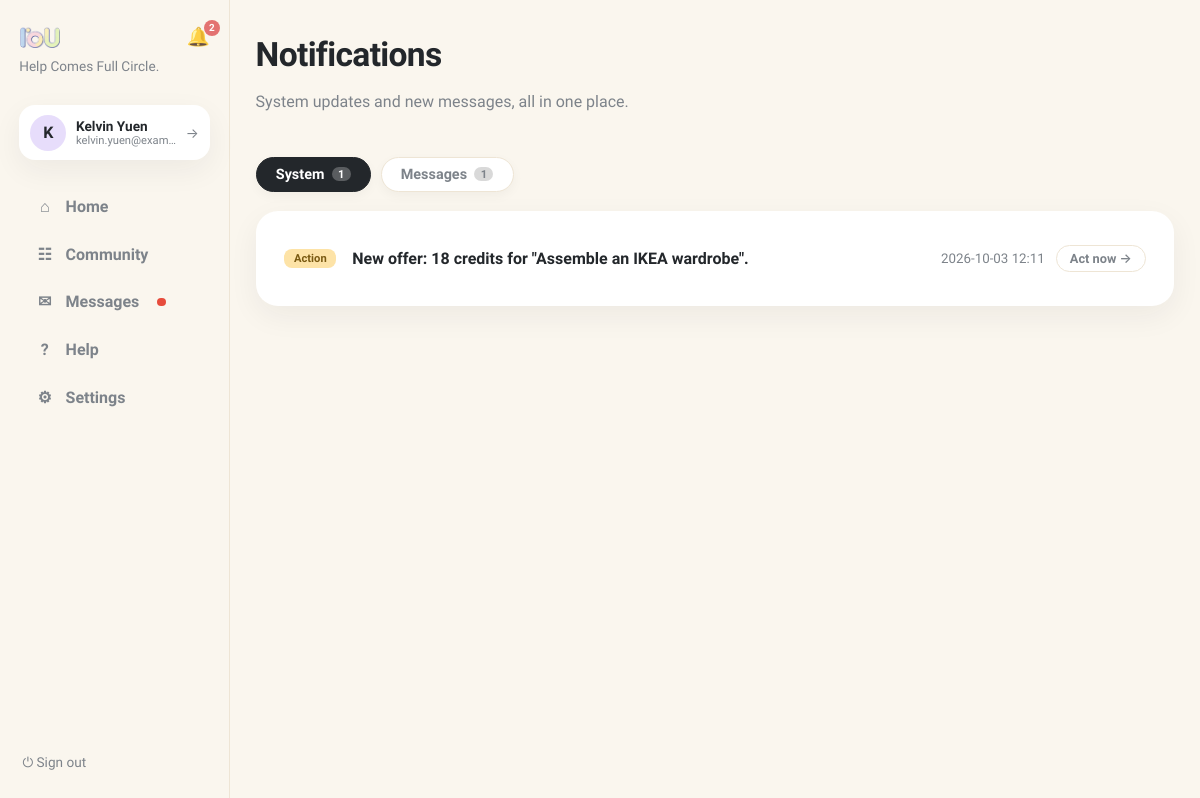
The page /notifications (signed in) on the database as committed earlier.
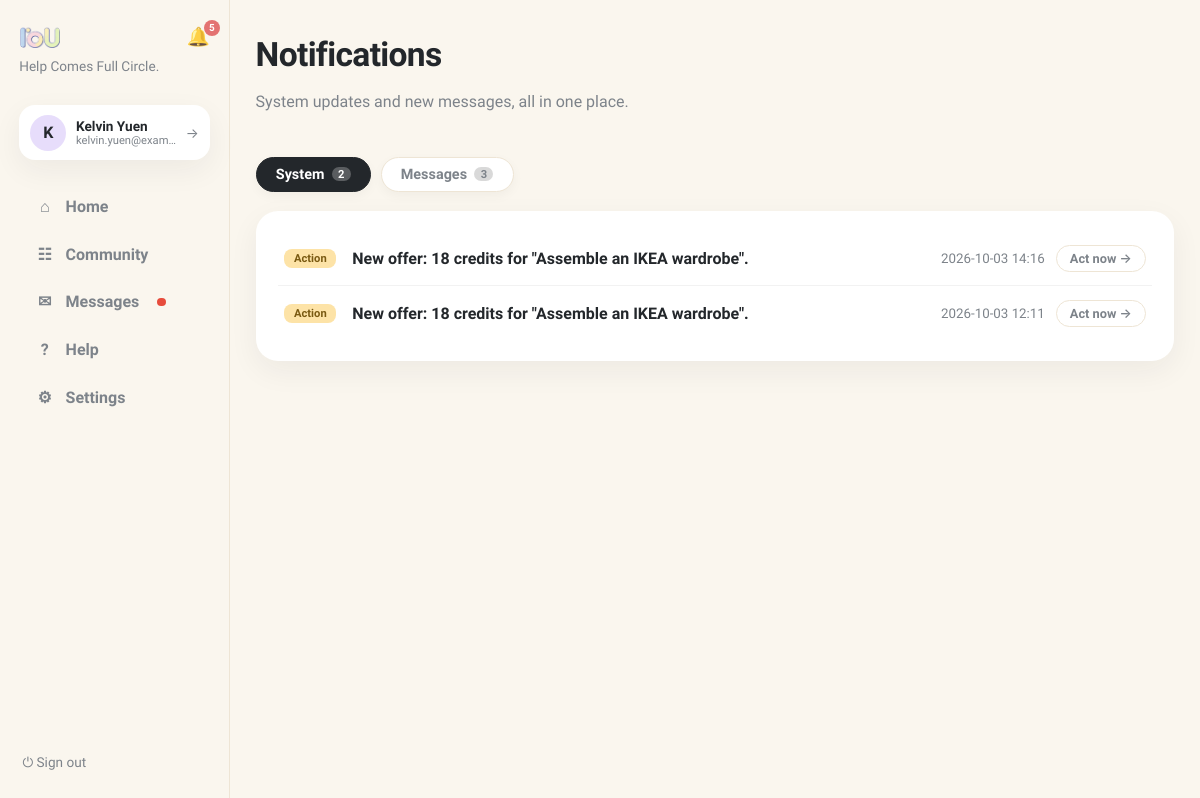
The same page on the database as committed later.
### tables this page shows
CREATE TABLE users (
                id INTEGER PRIMARY KEY, name TEXT NOT NULL, email TEXT UNIQUE NOT NULL,
                password TEXT NOT NULL, balance INTEGER NOT NULL DEFAULT 0,
                held_balance INTEGER NOT NULL DEFAULT 0,
                is_moderator INTEGER NOT NULL DEFAULT 0
            , language TEXT NOT NULL DEFAULT 'en', address TEXT, district TEXT, hkid TEXT, address_id TEXT, age INTEGER, birthday TEXT, skills TEXT NOT NULL DEFAULT '', community_helper INTEGER NOT NULL DEFAULT 0, created_at TEXT, consent_analytics INTEGER NOT NULL DEFAULT 0);

CREATE TABLE notifications (
                id INTEGER PRIMARY KEY, user_id INTEGER NOT NULL,
                body TEXT NOT NULL, link TEXT NOT NULL DEFAULT '/',
                is_read INTEGER NOT NULL DEFAULT 0, kind TEXT NOT NULL DEFAULT 'info',
                created_at TEXT NOT NULL,
                FOREIGN KEY(user_id) REFERENCES users(id)
            );

### app.py (the view)
@app.get("/notifications", response_class=HTMLResponse)
def notifications_page(request: Request, tab: str = "system"):
    user = current_user(request)
    if not user:
        return RedirectResponse("/login", status_code=303)
    with db() as connection:
        notifs = connection.execute(
            "SELECT * FROM notifications WHERE user_id=? ORDER BY created_at DESC LIMIT 50",
            (user["id"],)).fetchall()
        threads = connection.execute(
            """SELECT r.id, r.title, r.status, r.requester_id, r.provider_id,
                      ru.name requester_name, pu.name provider_name,
                      (SELECT body FROM messages WHERE request_id=r.id ORDER BY id DESC LIMIT 1) last_body,
                      (SELECT created_at FROM messages WHERE request_id=r.id ORDER BY id DESC LIMIT 1) last_at
               FROM requests r
               JOIN users ru ON ru.id=r.requester_id
               LEFT JOIN users pu ON pu.id=r.provider_id
               WHERE (r.requester_id=? OR r.provider_id=?
                      OR EXISTS (SELECT 1 FROM request_participants rp
                                 WHERE rp.request_id=r.id AND rp.user_id=?))
                 AND EXISTS (SELECT 1 FROM messages WHERE request_id=r.id)
               ORDER BY last_at DESC""",
            (user["id"], user["id"], user["id"])).fetchall()
    return render(request, "notifications.html", page="notifications",
                  notifs=notifs, threads=threads, tab=tab)

### templates/notifications.html (shortened to what this page needs)
{% extends "base.html" %}
{% block content %}
<header class="page-head">
  <div>
    <h1>Notifications</h1>
    <p class="muted">System updates and new messages, all in one place.</p>
  </div>
</header>
<div class="notif-tabs">
  <a class="tab {% if tab == 'system' %}active{% endif %}" href="/notifications?tab=system">System{% if notifs %}<span class="tab-count">{{ notifs|selectattr('is_read','equalto',0)|list|length }}</span>{% endif %}</a>
  <a class="tab {% if tab == 'messages' %}active{% endif %}" href="/notifications?tab=messages">Messages{% if unread_msgs %}<span class="tab-count">{{ unread_msgs }}</span>{% endif %}</a>
</div>
{% if tab == 'system' %}
<div class="card notif-card">
  {% for n in notifs %}
  <div class="notif-row {% if not n.is_read %}unread{% endif %}">
    <span class="notif-kind k-{{ n.kind or 'info' }}">{% if (n.kind or 'info') == 'action' %}Action{% elif n.kind == 'success' %}Done{% else %}Info{% endif %}</span>
    <div class="notif-body"><b>{{ n.body }}</b></div>
    <div class="notif-side">
      <small class="muted">{{ n.created_at[:16].replace('T',' ') }}</small>
      {% if n.link and (n.kind or 'info') == 'action' %}<a class="btn-ghost btn-sm" href="/notifications/{{ n.id }}/go">Act now →</a>{% elif n.link %}<a class="btn-ghost btn-sm" href="/notifications/{{ n.id }}/go">View →</a>{% endif %}
    </div>
  </div>
  {% else %}<p class="empty">No notifications yet.</p>{% endfor %}
</div>
{% endif %}
{% endblock %}

### templates/base.html (shortened to what this page needs)
<!doctype html>
<html lang="en"><head><link rel="stylesheet" href="/static/style.css"></head>
<body class="app-body">
<nav class="sidebar">
  <div class="brand-row">
    <a class="brand" href="/"><img class="brand-logo" src="/static/iou-logo2.png" alt="IoU"></a>
    <a class="bell {% if page == 'notifications' %}active{% endif %}" href="/notifications" title="Notifications">🔔{% if unread_notifs or unread_msgs %}<span class="bell-badge">{{ (unread_notifs or 0) + (unread_msgs or 0) }}</span>{% endif %}</a>
  </div>
  <p class="brand-tag">Help Comes Full Circle.</p>
  <a class="side-user" href="/account" title="Your account">
    <div class="avatar">{{ user.name[0] }}</div>
    <div class="sidebar-user-meta"><b>{{ user.name }}</b><small>{{ user.email }}</small></div>
    <span class="side-user-arrow">→</span>
  </a>
  <div class="nav-links">
    <a class="nav-link {% if page == 'home' %}active{% endif %}" href="/"><span class="nav-ico">⌂</span>Home</a>
    <a class="nav-link {% if page == 'browse' %}active{% endif %}" href="/browse"><span class="nav-ico">☷</span>Community</a>
    <a class="nav-link {% if page == 'messages' %}active{% endif %}" href="/messages"><span class="nav-ico">✉</span>Messages{% if unread_msgs %}<span class="unread-dot"></span>{% endif %}</a>
    <a class="nav-link {% if page == 'help' %}active{% endif %}" href="/help"><span class="nav-ico">?</span>Help</a>
    <a class="nav-link {% if page == 'account' %}active{% endif %}" href="/account"><span class="nav-ico">⚙</span>Settings</a>
  </div>
  <form method="post" action="/logout" class="side-logout"><button class="link-button" title="Sign out">⏻ Sign out</button></form>
</nav>
<main class="content {% block content_class %}{% endblock %}">{% block content %}{% endblock %}</main>
</body></html>

Rows that differ between the two databases and show on the page:
added notifications: kind "Action", body "New offer: 18 credits for \"Assemble an IKEA wardrobe\".", created_at "2026-10-03 14:16"
Other text that changed with them:
{{ (unread_notifs or 0) + (unread_msgs or 0) }}: "2" → "5"
{{ notifs|selectattr('is_read','equalto',0)|list|length }}: "1" → "2"
{{ unread_msgs }}: "1" → "3"
